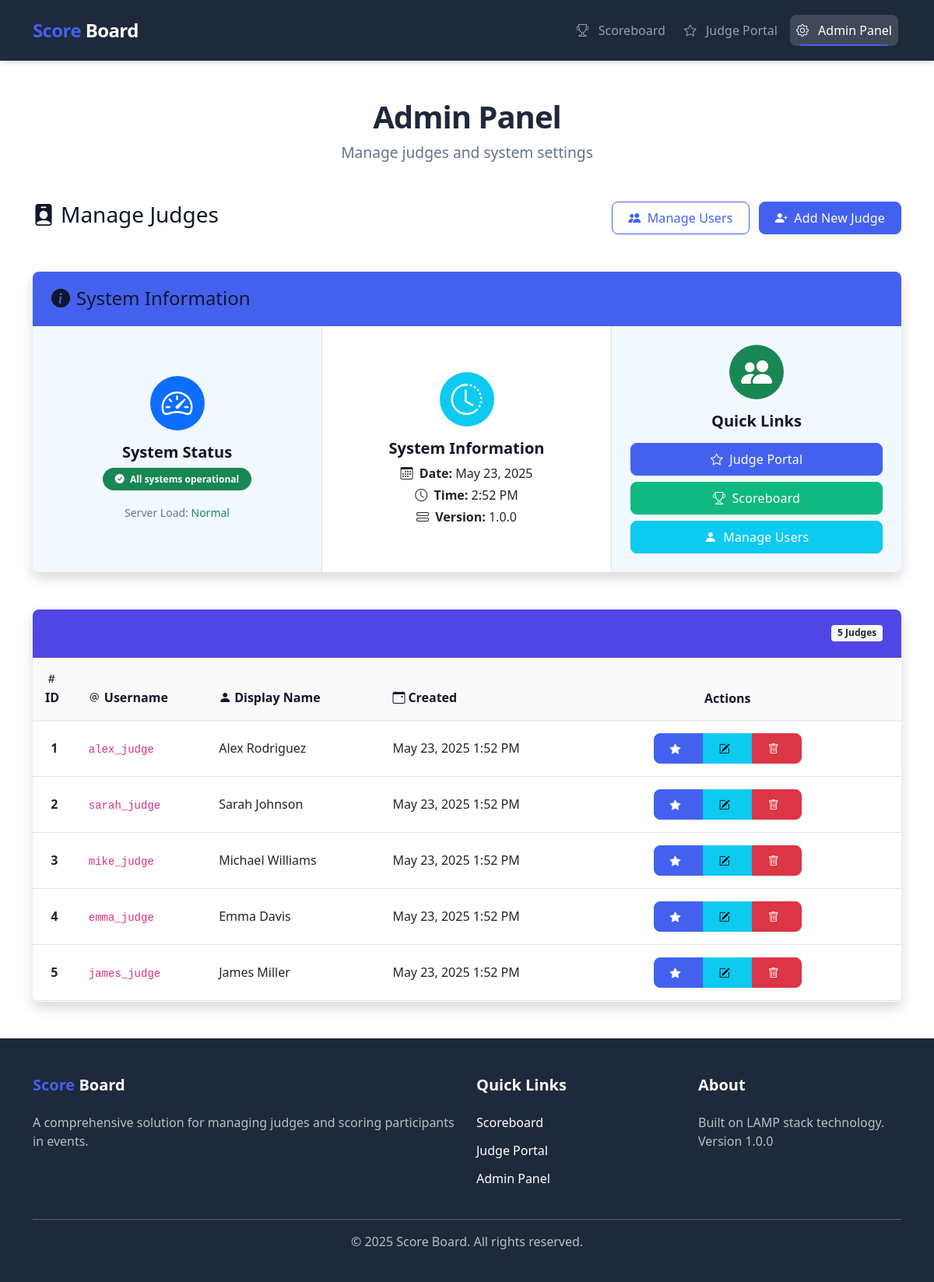
The app's page /admin/index.php with its own data.
### tables this page shows
CREATE TABLE IF NOT EXISTS judges (
    id INT PRIMARY KEY AUTO_INCREMENT,
    username VARCHAR(50) UNIQUE NOT NULL,
    display_name VARCHAR(100) NOT NULL,
    created_at TIMESTAMP DEFAULT CURRENT_TIMESTAMP
);

### src/config/database.php (called while the page is built)
<?php
return [
    'host' => getenv('MYSQL_HOST') ?: 'localhost',
    'dbname' => getenv('MYSQL_DATABASE') ?: 'judge_db',
    'username' => getenv('MYSQL_USER') ?: 'judge_user',
    'password' => getenv('MYSQL_PASSWORD') ?: 'judge_pass',
    'charset' => 'utf8mb4'
];

### src/core/Database.php (called while the page is built, shortened)
<?php
class Database {
    private static $instance = null;
    private $pdo;
    private function __construct() {
        try {
            $config = require __DIR__ . '/../config/database.php';
            $dsn = "mysql:host={$config['host']};dbname={$config['dbname']};charset={$config['charset']}";
            $options = [
                PDO::ATTR_ERRMODE => PDO::ERRMODE_EXCEPTION,
                PDO::ATTR_DEFAULT_FETCH_MODE => PDO::FETCH_ASSOC,
                PDO::ATTR_EMULATE_PREPARES => false
            ];
            $this->pdo = new PDO($dsn, $config['username'], $config['password'], $options);
        } catch (PDOException $e) {
            die("Connection failed: " . $e->getMessage());
        }
    }
    public static function getInstance() {
        if (self::$instance === null) {
            self::$instance = new self();
        }
        return self::$instance;
    }
    public function query($sql, $params = []) {
        $stmt = $this->pdo->prepare($sql);
        $stmt->execute($params);
        return $stmt;
    }
}

### src/includes/init.php (called while the page is built, shortened)
<?php
require_once __DIR__ . '/../core/Database.php';
$db = Database::getInstance();

### src/admin/index.php (the view, shortened to what this page needs)
<?php
require_once __DIR__ . '/../includes/init.php';
$judges = $db->query("SELECT * FROM judges ORDER BY created_at DESC")->fetchAll();
?>
<!DOCTYPE html>
<html lang="en">
<head>
    <link href="https://cdn.jsdelivr.net/npm/bootstrap@5.1.3/dist/css/bootstrap.min.css" rel="stylesheet">
    <link rel="stylesheet" href="https://cdn.jsdelivr.net/npm/bootstrap-icons@1.7.2/font/bootstrap-icons.css">
    <link href="/public/css/styles.css" rel="stylesheet">
</head>
<body>
    <nav class="navbar navbar-expand-lg navbar-dark">
        <div class="container">
            <a class="navbar-brand" href="/"><span class="highlight">Score</span> Board</a>
            <div class="collapse navbar-collapse" id="navbarNav">
                <ul class="navbar-nav ms-auto">
                    <li class="nav-item">
                        <a class="nav-link" href="/public/"><i class="bi bi-trophy"></i> Scoreboard</a>
                    </li>
                    <li class="nav-item">
                        <a class="nav-link" href="/judge/"><i class="bi bi-star"></i> Judge Portal</a>
                    </li>
                    <li class="nav-item">
                        <a class="nav-link active" href="/admin/"><i class="bi bi-gear"></i> Admin Panel</a>
                    </li>
                </ul>
            </div>
        </div>
    </nav>
    <div class="container mt-5">
        <div class="text-center mb-5">
            <h1 class="app-title">Admin Panel</h1>
            <p class="app-subtitle">Manage judges and system settings</p>
        </div>
        <div class="row mb-4">
            <div class="col-md-12">
                <div class="d-flex justify-content-between align-items-center mb-4">
                    <h2 class="h3"><i class="bi bi-person-badge-fill me-2"></i>Manage Judges</h2>
                    <div>
                        <a href="/admin/users.php" class="btn btn-outline-primary me-2">
                            <i class="bi bi-people-fill me-1"></i> Manage Users
                        </a>
                        <button type="button" class="btn btn-primary" data-bs-toggle="modal" data-bs-target="#addJudgeModal">
                            <i class="bi bi-person-plus-fill me-1"></i> Add New Judge
                        </button>
                    </div>
                </div>
            </div>
        </div>
        <div class="row">
            <div class="col-md-12 mb-4">
                <div class="card shadow card-hover-shine animate-fade-in">
                    <div class="card-header bg-primary text-white">
                        <h2 class="h4 mb-0"><i class="bi bi-info-circle-fill me-2"></i>System Information</h2>
                    </div>
                    <div class="card-body p-0">
                        <div class="row g-0">
                            <div class="col-md-4 border-end">
                                <div class="p-4 text-center h-100 d-flex flex-column justify-content-center" style="background-color: rgba(13, 110, 253, 0.05);">
                                    <div class="bg-primary text-white rounded-circle p-3 mx-auto mb-3" style="width: 70px; height: 70px; display: flex; align-items: center; justify-content: center;">
                                        <i class="bi bi-speedometer2 fs-1"></i>
                                    </div>
                                    <h5 class="mb-2">System Status</h5>
                                    <div class="d-flex align-items-center justify-content-center">
                                        <span class="badge bg-success p-2 px-3 rounded-pill"><i class="bi bi-check-circle-fill me-1"></i> All systems operational</span>
                                    </div>
                                    <div class="mt-3">
                                        <small class="text-muted">Server Load: <span class="text-success">Normal</span></small>
                                    </div>
                                </div>
                            </div>
                            <div class="col-md-4 border-end">
                                <div class="p-4 text-center h-100 d-flex flex-column justify-content-center">
                                    <div class="bg-info text-white rounded-circle p-3 mx-auto mb-3" style="width: 70px; height: 70px; display: flex; align-items: center; justify-content: center;">
                                        <i class="bi bi-clock-history fs-1"></i>
                                    </div>
                                    <h5 class="mb-2">System Information</h5>
                                    <p class="mb-1"><i class="bi bi-calendar3 me-1"></i> <strong>Date:</strong> <?php echo date('M d, Y'); ?></p>
                                    <p class="mb-1"><i class="bi bi-clock me-1"></i> <strong>Time:</strong> <?php echo date('g:i A'); ?></p>
                                    <p class="mb-0"><i class="bi bi-hdd-stack me-1"></i> <strong>Version:</strong> 1.0.0</p>
                                </div>
                            </div>
                            <div class="col-md-4">
                                <div class="p-4 text-center h-100 d-flex flex-column justify-content-center" style="background-color: rgba(13, 110, 253, 0.05);">
                                    <div class="bg-success text-white rounded-circle p-3 mx-auto mb-3" style="width: 70px; height: 70px; display: flex; align-items: center; justify-content: center;">
                                        <i class="bi bi-people-fill fs-1"></i>
                                    </div>
                                    <h5 class="mb-3">Quick Links</h5>
                                    <div class="d-grid gap-2">
                                        <a href="/judge/" class="btn btn-primary">
                                            <i class="bi bi-star me-1"></i> Judge Portal
                                        </a>
                                        <a href="/public/" class="btn btn-success">
                                            <i class="bi bi-trophy me-1"></i> Scoreboard
                                        </a>
                                        <a href="/admin/users.php" class="btn btn-info text-white">
                                            <i class="bi bi-person-fill me-1"></i> Manage Users
                                        </a>
                                    </div>
                                </div>
                            </div>
                        </div>
                    </div>
                </div>
            </div>
        </div>
        <div class="card shadow animate-fade-in">
            <div class="card-header bg-secondary text-white d-flex align-items-center justify-content-between">
                <span class="badge bg-light text-dark"><?php echo count($judges); ?> Judges</span>
            </div>
            <div class="card-body p-0">
                <?php if (empty($judges)): ?>
                <div class="alert alert-info m-4">
                    <i class="bi bi-info-circle-fill me-2"></i> No judges have been registered yet. Add your first judge using the button above.
                </div>
                <?php else: ?>
                <div class="table-responsive">
                    <table class="table table-hover mb-0">
                        <thead>
                            <tr>
                                <th width="5%"><i class="bi bi-hash me-1"></i>ID</th>
                                <th width="15%"><i class="bi bi-at me-1"></i>Username</th>
                                <th width="20%"><i class="bi bi-person-fill me-1"></i>Display Name</th>
                                <th width="20%"><i class="bi bi-calendar-event me-1"></i>Created</th>
                                <th width="40%" class="text-center">Actions</th>
                            </tr>
                        </thead>
                        <tbody class="stagger-children">
                            <?php foreach ($judges as $judge): ?>
                            <tr>
                                <td class="text-center fw-bold"><?php echo htmlspecialchars($judge['id']); ?></td>
                                <td><code><?php echo htmlspecialchars($judge['username']); ?></code></td>
                                <td class="fw-medium"><?php echo htmlspecialchars($judge['display_name']); ?></td>
                                <td><?php echo htmlspecialchars(date('M d, Y g:i A', strtotime($judge['created_at']))); ?></td>
                                <td class="text-center">
                                    <div class="btn-group">
                                        <a href="/judge/?id=<?php echo htmlspecialchars($judge['id']); ?>" class="btn btn-sm btn-primary" title="Open Judge Portal">
                                            <i class="bi bi-star-fill"></i>
                                        </a>
                                        <button type="button" class="btn btn-sm btn-info edit-judge-btn" data-id="<?php echo htmlspecialchars($judge['id']); ?>" data-username="<?php echo htmlspecialchars($judge['username']); ?>" data-display-name="<?php echo htmlspecialchars($judge['display_name']); ?>" data-bs-toggle="modal" data-bs-target="#editJudgeModal" title="Edit Judge">
                                            <i class="bi bi-pencil-square"></i>
                                        </button>
                                        <button type="button" class="btn btn-sm btn-danger delete-judge-btn" data-id="<?php echo htmlspecialchars($judge['id']); ?>" data-name="<?php echo htmlspecialchars($judge['display_name']); ?>" data-bs-toggle="modal" data-bs-target="#deleteJudgeModal" title="Delete Judge">
                                            <i class="bi bi-trash"></i>
                                        </button>
                                    </div>
                                </td>
                            </tr>
                            <?php endforeach; ?>
                        </tbody>
                    </table>
                </div>
                <?php endif; ?>
            </div>
        </div>
    </div>
    <footer class="footer mt-5">
        <div class="container">
            <div class="row">
                <div class="col-md-6">
                    <h5><span class="highlight">Score</span> Board</h5>
                    <p>A comprehensive solution for managing judges and scoring participants in events.</p>
                </div>
                <div class="col-md-3">
                    <h5>Quick Links</h5>
                    <ul class="list-unstyled">
                        <li><a href="/public/" class="text-white">Scoreboard</a></li>
                        <li><a href="/judge/" class="text-white">Judge Portal</a></li>
                        <li><a href="/admin/" class="text-white">Admin Panel</a></li>
                    </ul>
                </div>
                <div class="col-md-3">
                    <h5>About</h5>
                    <p>Built on LAMP stack technology. Version 1.0.0</p>
                </div>
            </div>
            <hr class="mt-4">
            <div class="text-center">
                <p>&copy; <?php echo date('Y'); ?> Score Board. All rights reserved.</p>
            </div>
        </div>
    </footer>
</body>
</html>

### records on screen
judges: id "1", username "alex_judge", display_name "Alex Rodriguez", created_at "May 23, 2025 1:52 PM"
judges: id "2", username "sarah_judge", display_name "Sarah Johnson", created_at "May 23, 2025 1:52 PM"
judges: id "3", username "mike_judge", display_name "Michael Williams", created_at "May 23, 2025 1:52 PM"
judges: id "4", username "emma_judge", display_name "Emma Davis", created_at "May 23, 2025 1:52 PM"
judges: id "5", username "james_judge", display_name "James Miller", created_at "May 23, 2025 1:52 PM"

### other values on screen
count($judges) "5"
